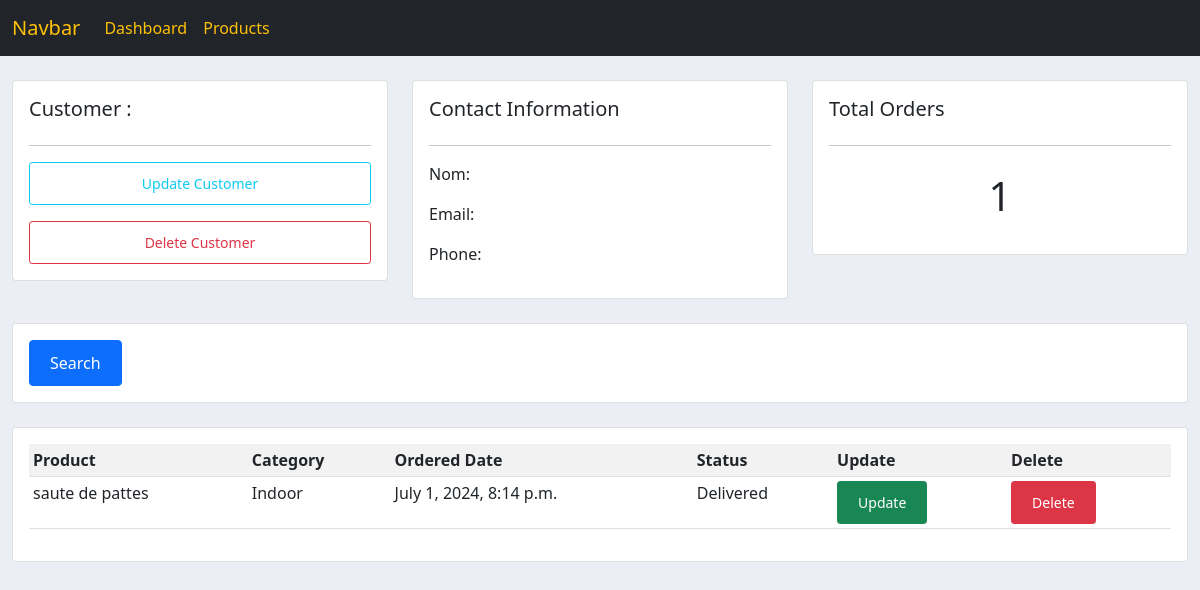
The page /customer/5/ on the database its author committed.
### Inv/models.py (models this page shows, shortened)
class Order(models.Model):
    STATUS = (
        ('Pending', 'Pending'),
        ('Out for delivery', 'Out of Delivery'),
        ('Delivered', 'Delivered'),
    )
    customer = models.ForeignKey(Customer, null=True, on_delete=models.SET_NULL)
    product = models.ForeignKey(Product, null=True, on_delete=models.SET_NULL)
    date_created = models.DateTimeField(auto_now_add=True, null=True)
    status = models.CharField(max_length=50, null=True, choices=STATUS)

class Product(models.Model):
    CATEGORY = (
        ('Indoor', 'Indoor'),
        ('Out Door', 'Out Door'),
    )
    name = models.CharField(max_length=50, null=True)
    prices = models.FloatField()
    category = models.CharField(max_length=50, null=True, choices=CATEGORY)
    description = models.CharField(max_length=200, null=True, blank=True)
    date_created = models.DateTimeField(auto_now_add=True, null=True)
    tags = models.ManyToManyField(Tags)
    def __str__(self):
        return self.name

### Inv/views.py (the view)
# urls.py: path('customer/<str:pk_test>/', views.customer, name='Customer'),
def customer(request, pk_test):
    customer = Customer.objects.get(id=pk_test)
    order = customer.order_set.all()
    order_count = order.count()
    context = {
        'pk_test': pk_test,
        'order': order,
        'order_count': order_count,
    }
    return render(request, 'Inv/customer.html', context)

### template/Inv/customer.html
<!DOCTYPE html>
<html lang="en">
{% extends 'Inv/base.html' %}
{% block content %}
<br>
<div class="row">
    <div class="col-md">
        <div class="card card-body">
            <h5 class="text-dark">Customer :</h5>
            <hr>
            <a class="btn btn-outline-info btn-sm btn-block" href="">Update Customer</a>
            <a class="btn btn-outline-danger btn-sm btn-block mt-3" href="">Delete Customer</a>
        </div>
    </div>
    <div class="col-md">
        <div class="card card-body">
            <h5 class="text-dark">Contact Information</h5>
            <hr>
            <p class="text-dark">Nom:{{customer.name}}</p>
            <p class="text-dark">Email:{{customer.email}}</p>
            <p class="text-dark">Phone:{{customer.phone}} </p>
        </div>
    </div>
    <div class="col-md">
        <div class="card card-body">
            <h5 class="text-dark">Total Orders</h5>
            <hr>
            <h1 style="text-align: center; padding: 10px">{{order_count}}</h1>
        </div>
    </div>
</div>
<br>
<div class="row">
    <div class="col">
        <div class="card card-body">
            <form method="get">
                <button class="btn btn-primary" type="submit"> Search</button>
            </form>
        </div>
    </div>
</div>
<br>
<div class="row">
    <div class="col-md">
        <div class="card card-body">
            <table class="table table-sm table-striped">
                <tr>
                    <th>Product</th>
                    <th>Category</th>
                    <th>Ordered Date</th>
                    <th>Status</th>
                    <th>Update</th>
                    <th>Delete</th>
                </tr>
                {% for order in order %}
                <tr>
                    <td>{{order.product}}</td>
                    <td>{{order.product.category}}</td>
                    <td>{{order.date_created}}</td>
                    <td>{{order.status}}</td>
                    <td><a class="btn btn-sm btn-success" href="">Update</a></td>
                    <td><a class="btn btn-sm btn-danger" href="">Delete</a></td>
                </tr>
                {% endfor %}
            </table>
        </div>
    </div>
</div>
{% endblock content %}

### static/css/main.css (style rules this page uses)
body { background-color: #ebeff5; }
.btn { padding: 10px 20px; cursor: pointer; text-align: center; }

### rows shown on the page
Order: product "saute de pattes", product.category "Indoor", date_created "July 1, 2024, 8:14 p.m.", status "Delivered"

### other values the page prints
{{ order_count }} "1"
